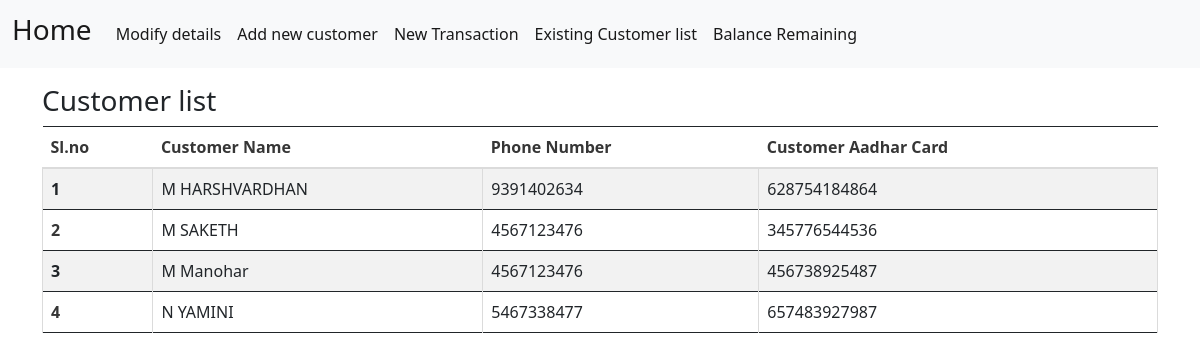
The page /showcustomerlist on the database its author committed.
### app.py (models this page shows)
class Customer_Database(db.Model):
    customer_name=db.Column(db.String(30), nullable=False)
    aadhar_card=db.Column(db.String(12),unique=True,primary_key=True)
    phnumber=db.Column(db.String(10),nullable=True)

### app.py (the view)
@app.route("/showcustomerlist",methods=["GET","POST"])
def showcustomerlist():
    allrow=Customer_Database.query.all()
    return render_template("showcustomerlist.html",cdb=allrow)

### templates/showcustomerlist.html (shortened to what this page needs)
{% extends 'base.html' %}
{% block body %}
<div class="container my-3">
    <h3>Customer list</h3>
      <table class="table table-striped table-hover table-bordered border-dark">
          <thead>
              <tr>
                <th scope="col">Sl.no</th>
                <th scope="col">Customer Name</th>
                <th scope="col">Phone Number</th>
                <th scope="col">Customer Aadhar Card</th>
              </tr>
            </thead>
            <tbody>
              {% for row in cdb %}
              <tr>
                <th scope="row">{{loop.index}}</th>
                <td>{{row.customer_name}}</td>
                <td>{{row.phnumber}}</td>
                <td>{{row.aadhar_card}}</td>
              </tr>
              {% endfor %}
            </tbody>
      </table>
  </div>
{% endblock body %}

### rows shown on the page
Customer_Database: customer_name "M HARSHVARDHAN", phnumber "9391402634", aadhar_card "628754184864"
Customer_Database: customer_name "M SAKETH", phnumber "4567123476", aadhar_card "345776544536"
Customer_Database: customer_name "M Manohar", phnumber "4567123476", aadhar_card "456738925487"
Customer_Database: customer_name "N YAMINI", phnumber "5467338477", aadhar_card "657483927987"
